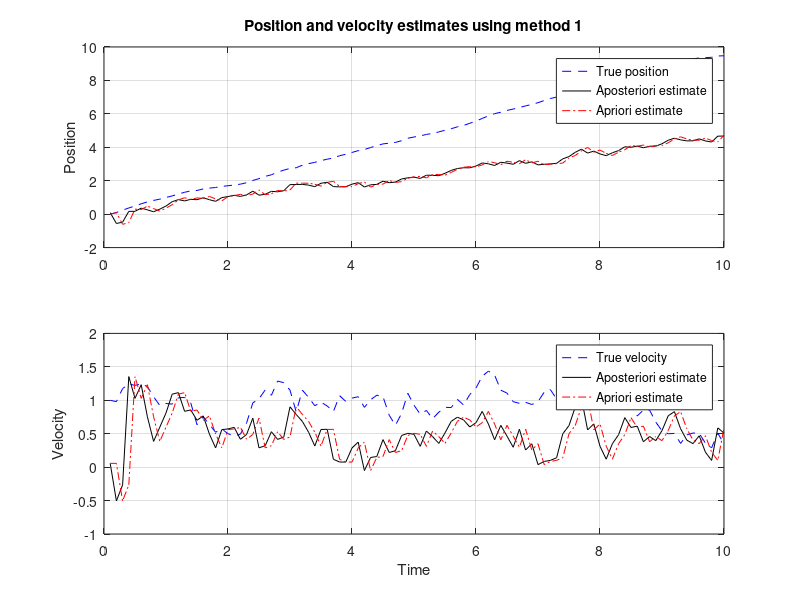
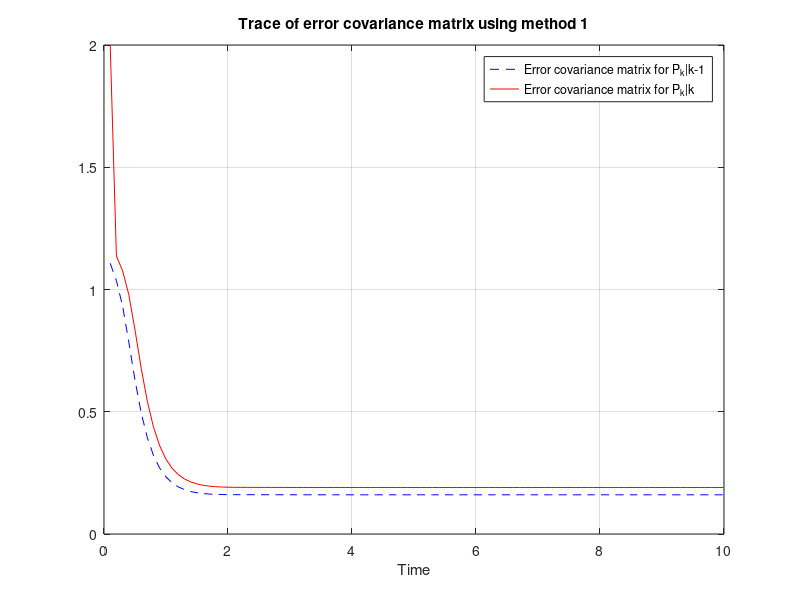
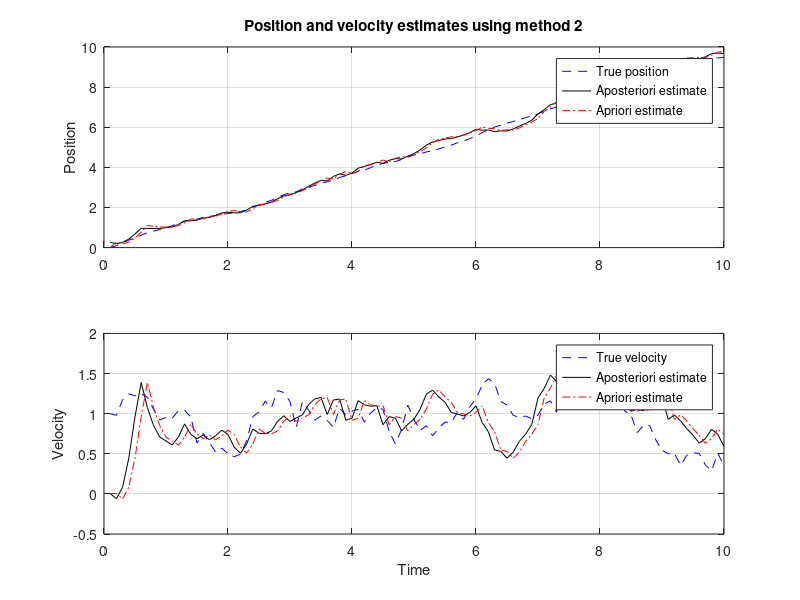
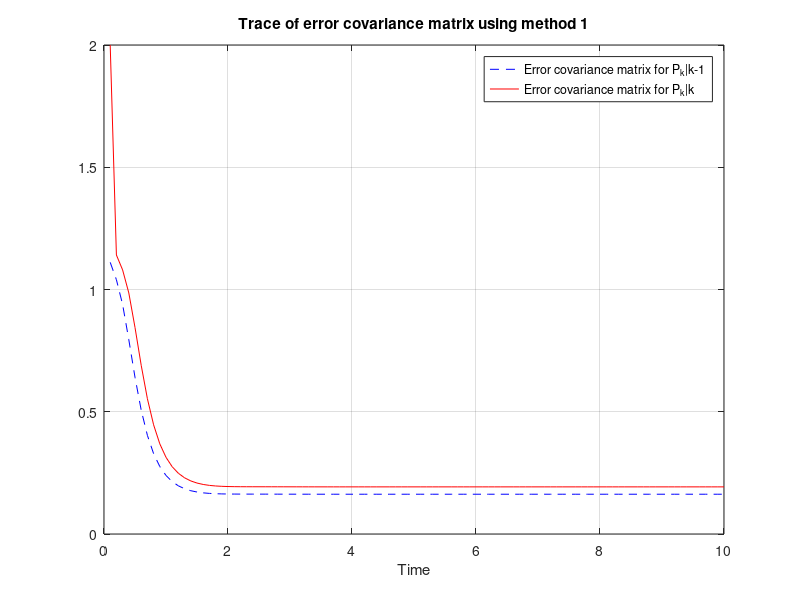

Source code (MATLAB) for these figures, in order:

clear all

T = 0.1;
q = 0.2;
runtime = 10;
amount = runtime/T;
sigma1 = 0.2;
sigma2 = 0.3;
C1 = [1 0];
C2 = [1 0];
Cm1 = [C1; C2];
Cm2 = C1+C2;

Q = [T^3/3 T^2/2; T^2/2 T]*q;
A = [1 T; 0 1];
B = [0 0]';
R1 = Q;
R2_1 = [sigma1 0; 0 sigma2];
R2_2 = sigma1 + sigma2;
%--------------------------------------------------------------------------
%Q1

x=zeros([2 amount]);
x(:,1)=[0  1]';  % Initial state vector 

%simulation of system
for i = 1:amount
   x(:,i+1)=A*x(:,i)+sqrt(R1)*randn(2,1);
   y(:,i)= Cm1*x(:,i)+sqrt(R2_1)*randn(2,1);
  
end;


mean_x = [0;0];
xk_km1=zeros([2, amount]);
xk_k=zeros([2 amount+1]);
xk_k(:,1) = (mvnrnd(mean_x, Q))'; 
Pkk=zeros([2 2 amount]);
Pkkm1=zeros([2 2 amount]);
Pkk(:,:,1)=eye(2);


% The Kalman Filter
for i = 1:amount
K=Pkk(:,:,i)*Cm1'*inv(Cm1*Pkk(:,:,i)*Cm1' + R2_1); %Kalman gain
Pkkm1(:,:,i)=Pkk(:,:,i)-Pkk(:,:,i)*Cm1'*inv(Cm1*Pkk(:,:,i)*Cm1'+R2_1)*Cm1*Pkk(:,:,i); %Covariance of aposteriori estimate
xk_km1(:,i)=xk_k(:,i)+K*(y(i)-Cm1*xk_k(:,i)); %aposteriori estimate
xk_k(:,i+1)=A*xk_km1(:,i); %apriori estimate
Pkk(:,:,i+1)=A*Pkkm1(:,:,i)*A'+R1; %covariance of apriori estimate
tracerk(i) = trace(Pkkm1(:,:,i));
tracerk_1(i) = trace(Pkk(:,:,i));
end



t = T*[1:amount];
figure(1);
subplot(211), 
plot(t,x(1,1:amount),'b--',t,xk_km1(1,1:amount),'k-',t,xk_k(1,1:amount),'r-.')
grid
legend('True position','Aposteriori estimate','Apriori estimate')
ylabel('Position')
title('Position and velocity estimates using method 1')
subplot(212), 
plot(t,x(2,1:amount),'b--',t,xk_km1(2,1:amount),'k-',t,xk_k(2,1:amount),'r-.')
grid
ylabel('Velocity')
legend('True velocity','Aposteriori estimate','Apriori estimate')
xlabel('Time')

figure(2);
plot(t,tracerk,'b--',t,tracerk_1,'r-')
grid on
title('Trace of error covariance matrix using method 1')
xlabel('Time')
legend('Error covariance matrix for P_k|k-1','Error covariance matrix for P_k|k' )
disp('The limiting values for method 1:');
disp(['Limiting value if the covariance matrix for P_k|k-1 :' , num2str(tracerk(amount))]);
disp(['Limiting value if the covariance matrix for P_k|k :' , num2str(tracerk_1(amount))]);
disp(' ');
%--------------------------------------------------------------------------
%Q2

x_2=zeros([2 amount]);
x_2(:,1)=[0  1]';  % Initial state vector 
%simulation of system

for i = 1:amount
   y_2(i)= Cm2*x(:,i)+sqrt(R2_2)*randn;  
end;


xk_km1_2=zeros([2, amount]);
xk_k_2=zeros([2 amount+1]);
xk_k_2(:,1) = (mvnrnd(mean_x, Q))'; 
Pkk_2=zeros([2 2 amount]);
Pkkm1_2=zeros([2 2 amount]);
Pkk_2(:,:,1)=eye(2);

% The Kalman Filter
for i = 1:amount
K_2=Pkk_2(:,:,i)*Cm2'*inv(Cm2*Pkk_2(:,:,i)*Cm2' + R2_2); %Kalman gain
Pkkm1_2(:,:,i)=Pkk_2(:,:,i)-Pkk_2(:,:,i)*Cm2'*inv(Cm2*Pkk_2(:,:,i)*Cm2'+R2_2)*Cm2*Pkk_2(:,:,i); %Covariance of aposteriori estimate
xk_km1_2(:,i)=xk_k_2(:,i)+K_2*(y_2(i)-Cm2*xk_k_2(:,i)); %aposteriori estimate
xk_k_2(:,i+1)=A*xk_km1_2(:,i); %apriori estimate
Pkk_2(:,:,i+1)=A*Pkkm1_2(:,:,i)*A'+R1; %covariance of apriori estimate
tracerk_2(i) = trace(Pkkm1_2(:,:,i));
tracerk_1_2(i) = trace(Pkk_2(:,:,i));
end

t = T*[1:amount];
figure(3);
subplot(211), 
plot(t,x(1,1:amount),'b--',t,xk_km1_2(1,1:amount),'k-',t,xk_k_2(1,1:amount),'r-.')
grid
legend('True position','Aposteriori estimate','Apriori estimate')
ylabel('Position')
title('Position and velocity estimates using method 2')
subplot(212), 
plot(t,x(2,1:amount),'b--',t,xk_km1_2(2,1:amount),'k-',t,xk_k_2(2,1:amount),'r-.')
grid
ylabel('Velocity')
legend('True velocity','Aposteriori estimate','Apriori estimate')
xlabel('Time')

figure(4);
plot(t,tracerk_2,'b--',t,tracerk_1_2,'r-')
grid on
title('Trace of error covariance matrix using method 1')
xlabel('Time')
legend('Error covariance matrix for P_k|k-1','Error covariance matrix for P_k|k' )
disp('The limiting values for method 2:');
disp(['Limiting value if the covariance matrix for P_k|k-1 :' , num2str(tracerk_2(amount))]);
disp(['Limiting value if the covariance matrix for P_k|k :' , num2str(tracerk_1_2(amount))]);
disp(' ');
%--------------------------------------------------------------------------
%Q3
sigmaN = 0.25;
figure(5)
plot(t,tracerk,'b--', t,tracerk_2,'r-' )
title('Comparison between error covariance matrices in method 1 and method 2')
legend('Trace method 1' , 'Trace method 2')
xlabel('Time')

x_3=zeros([2 amount]);
x_3(:,1)=[0  1]';  % Initial state vector 

x_4=zeros([2 amount]);
x_4(:,1)=[0  1]';  % Initial state vector 
%simulation of system

n = eye(2)*sigmaN;
R2_1 = R2_1+n;
R2_2 = sigma1 + sigma2 + sigmaN;

for i = 1:amount
   y_3(:,i)= Cm1*x(:,i)+sqrt(R2_1)*randn(2,1);
   y_4(i)= Cm2*x(:,i)+sqrt(R2_2)*randn;  
end;


xk_km1_3=zeros([2, amount]);
xk_k_3=zeros([2 amount+1]);
xk_k_3(:,1) = (mvnrnd(mean_x, Q))'; 
Pkk_3=zeros([2 2 amount]);
Pkkm1_3=zeros([2 2 amount]);
Pkk_3(:,:,1)=eye(2);


% The Kalman Filter
for i = 1:amount
K_3=Pkk_3(:,:,i)*Cm1'*inv(Cm1*Pkk_3(:,:,i)*Cm1' + R2_1); %Kalman gain
Pkkm1_3(:,:,i)=Pkk_3(:,:,i)-Pkk_3(:,:,i)*Cm1'*inv(Cm1*Pkk_3(:,:,i)*Cm1'+R2_1)*Cm1*Pkk_3(:,:,i); %Covariance of aposteriori estimate
xk_km1_3(:,i)=xk_k_3(:,i)+K_3*(y_3(i)-Cm1*xk_k_3(:,i)); %aposteriori estimate
xk_k_3(:,i+1)=A*xk_km1_3(:,i); %apriori estimate
Pkk_3(:,:,i+1)=A*Pkkm1_3(:,:,i)*A'+R1; %covariance of apriori estimate
tracerk_3(i) = trace(Pkkm1_3(:,:,i));
tracerk_1_3(i) = trace(Pkk_3(:,:,i));
end


figure(6);
subplot(211), 
plot(t,x(1,1:amount),'b--',t,xk_km1_3(1,1:amount),'k-',t,xk_k_3(1,1:amount),'r-.')
grid
legend('True position','Aposteriori estimate','Apriori estimate')
ylabel('Position')
title('Position and velocity estimates using method 1*')
subplot(212), 
plot(t,x(2,1:amount),'b--',t,xk_km1_3(2,1:amount),'k-',t,xk_k_3(2,1:amount),'r-.')
grid
ylabel('Velocity')
legend('True velocity','Aposteriori estimate','Apriori estimate')
xlabel('Time')

figure(7);
plot(t,tracerk_3,'b--',t,tracerk_1_3,'r-')
grid on
title('Trace of error covariance matrix using method 1*')
xlabel('Time')
legend('Error covariance matrix for P_k|k-1','Error covariance matrix for P_k|k' )
disp('The limiting values for method 1*:');
disp(['Limiting value if the covariance matrix for P_k|k-1 :' , num2str(tracerk_3(amount))]);
disp(['Limiting value if the covariance matrix for P_k|k :' , num2str(tracerk_1_3(amount))]);
disp(' ');

%----------------------------------------------------

xk_km1_4=zeros([2, amount]);
xk_k_4=zeros([2 amount+1]);
xk_k_4(:,1) = (mvnrnd(mean_x, Q))'; 
Pkk_4=zeros([2 2 amount]);
Pkkm1_4=zeros([2 2 amount]);
Pkk_4(:,:,1)=eye(2);

% The Kalman Filter
for i = 1:amount
K_4=Pkk_4(:,:,i)*Cm2'*inv(Cm2*Pkk_4(:,:,i)*Cm2' + R2_2); %Kalman gain
Pkkm1_4(:,:,i)=Pkk_4(:,:,i)-Pkk_4(:,:,i)*Cm2'*inv(Cm2*Pkk_4(:,:,i)*Cm2'+R2_2)*Cm2*Pkk_4(:,:,i); %Covariance of aposteriori estimate
xk_km1_4(:,i)=xk_k_4(:,i)+K_4*(y_4(i)-Cm2*xk_k_4(:,i)); %aposteriori estimate
xk_k_4(:,i+1)=A*xk_km1_4(:,i); %apriori estimate
Pkk_4(:,:,i+1)=A*Pkkm1_4(:,:,i)*A'+R1; %covariance of apriori estimate
tracerk_4(i) = trace(Pkkm1_4(:,:,i));
tracerk_1_4(i) = trace(Pkk_4(:,:,i));
end

figure(8);
subplot(211), 
plot(t,x(1,1:amount),'b--',t,xk_km1_4(1,1:amount),'k-',t,xk_k_4(1,1:amount),'r-.')
grid
legend('True position','Aposteriori estimate','Apriori estimate')
ylabel('Position')
title('Position and velocity estimates using method 2*')
subplot(212), 
plot(t,x(2,1:amount),'b--',t,xk_km1_4(2,1:amount),'k-',t,xk_k_4(2,1:amount),'r-.')
grid
ylabel('Velocity')
legend('True velocity','Aposteriori estimate','Apriori estimate')
xlabel('Time')

figure(9);
plot(t,tracerk_4,'b--',t,tracerk_1_4,'r-')
grid on
title('Trace of error covariance matrix using method 2*')
xlabel('Time')
legend('Error covariance matrix for P_k|k-1','Error covariance matrix for P_k|k' )
disp('The limiting values for method 2*:');
disp(['Limiting value if the covariance matrix for P_k|k-1 :' , num2str(tracerk_4(amount))]);
disp(['Limiting value if the covariance matrix for P_k|k :' , num2str(tracerk_1_4(amount))]);
disp(' ');

figure(10)
plot(t,tracerk_3,'b--', t,tracerk_4,'r-' )
title('Comparison between error covariance matrices in method 1* and method 2*')
legend('Trace method 1' , 'Trace method 2')
xlabel('Time')